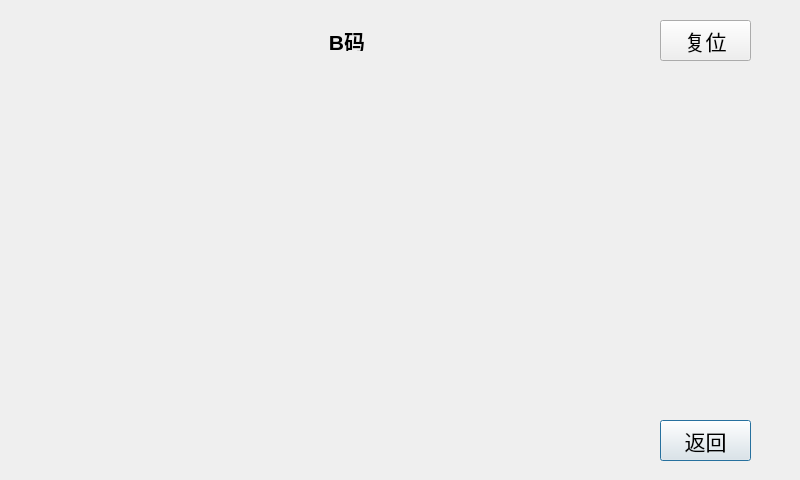
<?xml version="1.0" encoding="UTF-8"?>
<ui version="4.0">
 <class>setB</class>
 <widget class="QDialog" name="setB">
  <property name="geometry">
   <rect>
    <x>0</x>
    <y>0</y>
    <width>800</width>
    <height>480</height>
   </rect>
  </property>
  <property name="windowTitle">
   <string>Dialog</string>
  </property>
  <widget class="QLabel" name="label">
   <property name="geometry">
    <rect>
     <x>320</x>
     <y>30</y>
     <width>54</width>
     <height>21</height>
    </rect>
   </property>
   <property name="font">
    <font>
     <pointsize>16</pointsize>
     <weight>75</weight>
     <bold>true</bold>
    </font>
   </property>
   <property name="text">
    <string>B码</string>
   </property>
   <property name="alignment">
    <set>Qt::AlignCenter</set>
   </property>
  </widget>
  <widget class="QPushButton" name="pushButton_0">
   <property name="geometry">
    <rect>
     <x>660</x>
     <y>420</y>
     <width>91</width>
     <height>41</height>
    </rect>
   </property>
   <property name="font">
    <font>
     <pointsize>16</pointsize>
    </font>
   </property>
   <property name="text">
    <string>返回</string>
   </property>
  </widget>
  <widget class="QPushButton" name="pushButton_1">
   <property name="geometry">
    <rect>
     <x>660</x>
     <y>20</y>
     <width>91</width>
     <height>41</height>
    </rect>
   </property>
   <property name="font">
    <font>
     <pointsize>16</pointsize>
    </font>
   </property>
   <property name="text">
    <string>复位</string>
   </property>
  </widget>
 </widget>
 <resources/>
 <connections/>
</ui>
